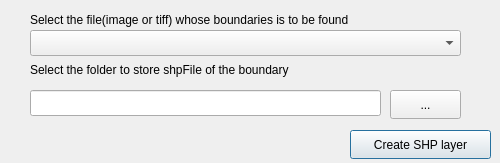
<?xml version="1.0" encoding="UTF-8"?>
<ui version="4.0">
 <class>ShpFileGeneratorDialogBase</class>
 <widget class="QDialog" name="ShpFileGeneratorDialogBase">
  <property name="geometry">
   <rect>
    <x>0</x>
    <y>0</y>
    <width>500</width>
    <height>163</height>
   </rect>
  </property>
  <property name="windowTitle">
   <string>ShpFileGenerator</string>
  </property>
  <widget class="QLabel" name="label">
   <property name="geometry">
    <rect>
     <x>30</x>
     <y>10</y>
     <width>431</width>
     <height>20</height>
    </rect>
   </property>
   <property name="text">
    <string>Select the file(image or tiff) whose boundaries is to be found</string>
   </property>
  </widget>
  <widget class="QComboBox" name="AllFiles">
   <property name="geometry">
    <rect>
     <x>30</x>
     <y>30</y>
     <width>431</width>
     <height>26</height>
    </rect>
   </property>
  </widget>
  <widget class="QPushButton" name="createButton">
   <property name="geometry">
    <rect>
     <x>350</x>
     <y>130</y>
     <width>141</width>
     <height>29</height>
    </rect>
   </property>
   <property name="text">
    <string>Create SHP layer</string>
   </property>
  </widget>
  <widget class="QLabel" name="label_2">
   <property name="geometry">
    <rect>
     <x>30</x>
     <y>60</y>
     <width>431</width>
     <height>20</height>
    </rect>
   </property>
   <property name="text">
    <string>Select the folder to store shpFile of the boundary</string>
   </property>
  </widget>
  <widget class="QLineEdit" name="lineEdit">
   <property name="geometry">
    <rect>
     <x>30</x>
     <y>90</y>
     <width>351</width>
     <height>26</height>
    </rect>
   </property>
  </widget>
  <widget class="QPushButton" name="pushButton">
   <property name="geometry">
    <rect>
     <x>390</x>
     <y>90</y>
     <width>71</width>
     <height>29</height>
    </rect>
   </property>
   <property name="text">
    <string>...</string>
   </property>
  </widget>
 </widget>
 <resources/>
 <connections/>
</ui>
